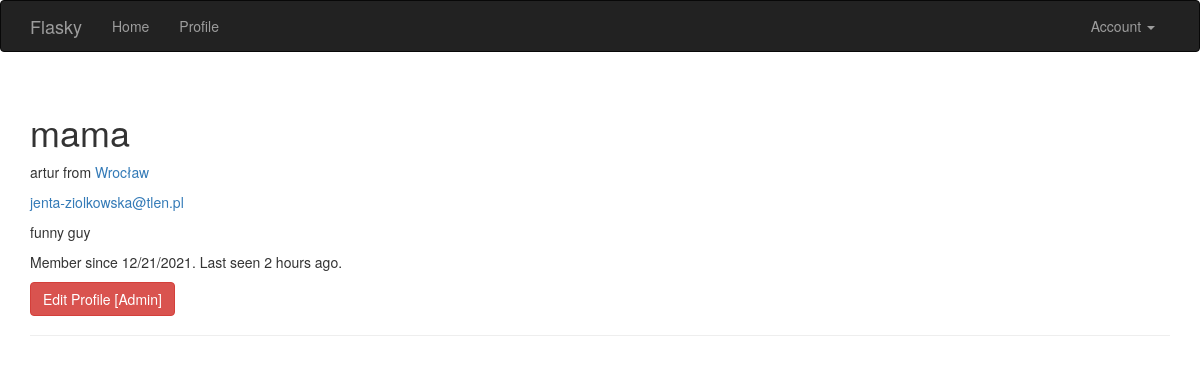
The page /user/mama (signed in) on the database its author committed.
### app/models/models.py (models this page shows, shortened)
class User(UserMixin, db.Model):
    __tablename__ = 'users'
    id = db.Column(db.Integer, primary_key=True)
    email = db.Column(db.String(64), unique=True, index=True)
    username = db.Column(db.String(64), unique=True, index=True)
    role_id = db.Column(db.Integer, db.ForeignKey('roles.id'))
    password_hash = db.Column(db.String(128))
    confirmed = db.Column(db.Boolean, default=False)
    name = db.Column(db.String(64))
    location = db.Column(db.String(64))
    about_me = db.Column(db.Text())
    member_since = db.Column(db.DateTime(), default=datetime.datetime.utcnow)
    last_seen = db.Column(db.DateTime(), default=datetime.datetime.utcnow)
    def ping(self):
        self.last_seen = datetime.datetime.utcnow()
        db.session.add(self)
        db.session.commit()
    def can(self, perm):
        return self.role is not None and self.role.has_permission(perm)
    def is_admin(self):
        return self.can(Permission.ADMIN)
    @property
    def password(self):
        raise AttributeError('Cannot read password attribute')

### app/main/views.py (the view)
@main.route('/user/<username>')
def user(username):
    user = User.query.filter_by(username=username).first_or_404()
    return render_template('user.html', user=user)

### app/auth/views.py (called while the page is built)
@auth.before_app_request
def before_request():
    if current_user.is_authenticated:
        current_user.ping()
        if not current_user.confirmed \
                and request.blueprint != 'auth' and request.endpoint != 'static':
            return redirect(url_for('auth.unconfirmed'))

### app/main/__init__.py (called while the page is built)
@main.app_context_processor
def inject_permission():
    return dict(Permission=Permission)

### app/models/models.py (called while the page is built)
@login_manager.user_loader
def load_user(user_id):
    return User.query.get(int(user_id))

    def has_permission(self, perm):
        return (self.permission & perm) == perm

### app/templates/user.html (shortened to what this page needs)
{% extends "base.html" %}
{% block page_content %}
<div class="page-header">
    <h1>{{ user.username }}</h1>
    {% if user.name or user.location %}
    <p>
        {% if user.name %}{{ user.name }}{% endif %}
        {% if user.location %}
            from <a href="http://maps.google.com/?q={{ user.location }}">{{ user.location }}</a>
        {% endif %}
    </p>
    {% endif %}
    {% if current_user.is_admin() %}
    <p><a href="mailto:{{ user.email }}">{{ user.email }}</a></p>
    {% endif %}
    {% if user.about_me %}<p>{{ user.about_me }}</p>{% endif %}
    <p>Member since {{ moment(user.member_since).format('L') }}. Last seen {{ moment(user.last_seen).fromNow() }}.</p>
    <p>
        {% if current_user.is_admin() %}
        <a class="btn btn-danger" href="{{ url_for('.edit_profile_admin', id=user.id) }}">Edit Profile [Admin]</a>
        {% endif %}
    </p>
</div>
{% endblock %}

### rows shown on the page
User: username "mama", name "artur", location "Wrocław", email "jenta-ziolkowska@tlen.pl", about_me "funny guy", member_since "12/21/2021", last_seen "2 hours ago"
